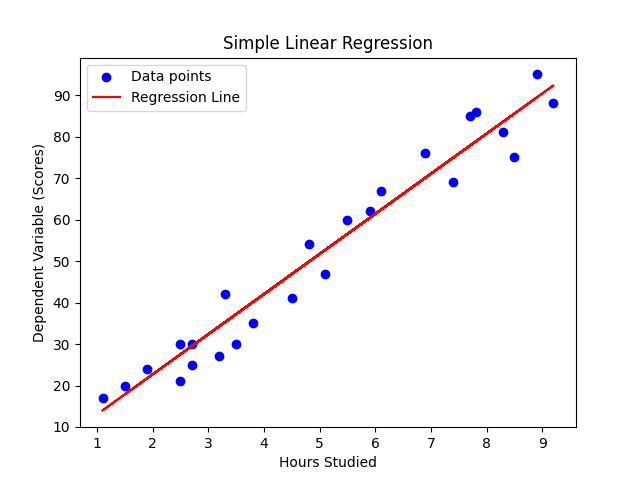

Source code (Python):
Implement simple linear regression for the data set ‘student_score.csv’
import numpy as np
import pandas as pd
import matplotlib.pyplot as plt
from sklearn.linear_model import LinearRegression
from sklearn.model_selection import train_test_split
from sklearn.metrics import mean_absolute_error, mean_squared_error
student = pd.read_csv('student_scores.csv')
X=student.iloc[:,0].values.reshape(-1,1)
y=student.iloc[:,1].values
# Split the dataset into training and testing sets
X_train, X_test, y_train, y_test = train_test_split(X, y, test_size=0.2)
# Initialize the Linear Regression model
model = LinearRegression()
# Train the model on the training data
model.fit(X_train, y_train)
# Predict the target values for the test data
y_pred = model.predict(X_test)
# Evaluate the model
# Mean Absolute Error
mae = mean_absolute_error(y_test, y_pred)
# Mean Squared Error
mse = mean_squared_error(y_test, y_pred)
# Root Mean Squared Error
rmse = np.sqrt(mse)
print(f"Mean Absolute Error: {mae}")
print(f"Mean Squared Error: {mse}")
print(f"Root Mean Squared Error: {rmse}")
# Plot the results
plt.scatter(X, y, color='blue', label='Data points')
plt.plot(X, model.predict(X), color='red', label='Regression Line')
plt.title('Simple Linear Regression')
plt.xlabel('Hours Studied')
plt.ylabel('Dependent Variable (Scores)')
plt.legend()
plt.show()
# Plt the actual and predicted values using bar chart
X_axis = np.arange(len(y_test))
plt.bar(X_axis-0.2, y_test, 0.6, label='Actual')
plt.bar(X_axis+0.2, y_pred, 0.6, label='Predicted')
plt.xlabel("Test Records")
plt.ylabel("Marks")
plt.title("Student Score prediction")
plt.legend()
plt.show()


************OUTPUT***********


C:\Users\TEMP.DESKTOP-70UEHOO\PycharmProjects\pythonProject\venv\Scripts\python.exe C:\Users\TEMP.DESKTOP-70UEHOO\PycharmProjects\pythonProject\main.py 
Mean Absolute Error: 4.918238601169788
Mean Squared Error: 26.899038363253034
Root Mean Squared Error: 5.186428285752444
